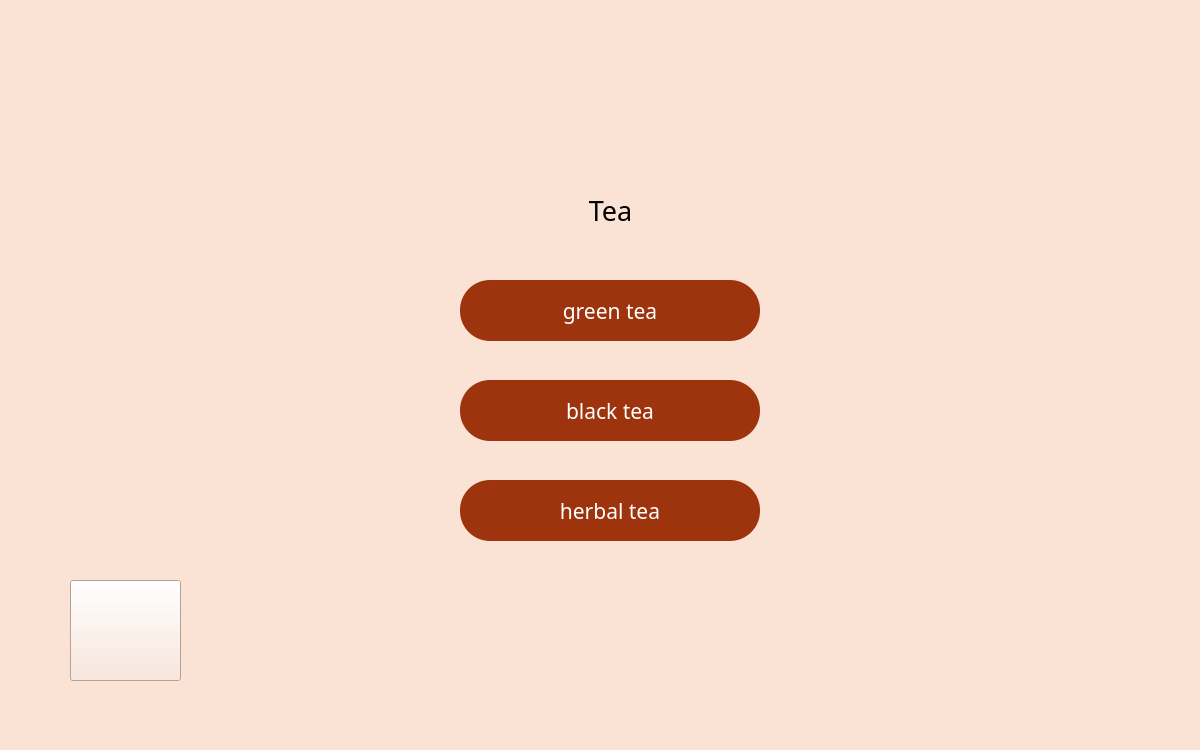
<?xml version="1.0" encoding="UTF-8"?>
<ui version="4.0">
 <class>MainWindow</class>
 <widget class="QMainWindow" name="MainWindow">
  <property name="geometry">
   <rect>
    <x>0</x>
    <y>0</y>
    <width>1200</width>
    <height>750</height>
   </rect>
  </property>
  <property name="windowTitle">
   <string>MainWindow</string>
  </property>
  <property name="styleSheet">
   <string notr="true">background-color: rgb(250, 226, 213);</string>
  </property>
  <widget class="QWidget" name="centralwidget">
   <widget class="QLabel" name="label">
    <property name="geometry">
     <rect>
      <x>10</x>
      <y>0</y>
      <width>331</width>
      <height>131</height>
     </rect>
    </property>
    <property name="styleSheet">
     <string notr="true">border-image: url(:/images/logo.png);</string>
    </property>
    <property name="text">
     <string/>
    </property>
   </widget>
   <widget class="QPushButton" name="button_greenTea">
    <property name="geometry">
     <rect>
      <x>460</x>
      <y>280</y>
      <width>300</width>
      <height>61</height>
     </rect>
    </property>
    <property name="font">
     <font>
      <family>더잠실 2 Light</family>
      <pointsize>16</pointsize>
     </font>
    </property>
    <property name="styleSheet">
     <string notr="true">border-radius: 30px;
background-color: rgb(157,52,13);
color:rgb(255,255,255);</string>
    </property>
    <property name="text">
     <string>green tea</string>
    </property>
   </widget>
   <widget class="QPushButton" name="button_blackTea">
    <property name="geometry">
     <rect>
      <x>460</x>
      <y>380</y>
      <width>300</width>
      <height>61</height>
     </rect>
    </property>
    <property name="font">
     <font>
      <family>더잠실 2 Light</family>
      <pointsize>16</pointsize>
     </font>
    </property>
    <property name="styleSheet">
     <string notr="true">border-radius: 30px;
background-color: rgb(157,52,13);
color:rgb(255,255,255);</string>
    </property>
    <property name="text">
     <string>black tea</string>
    </property>
   </widget>
   <widget class="QPushButton" name="button_herbalTea">
    <property name="geometry">
     <rect>
      <x>460</x>
      <y>480</y>
      <width>300</width>
      <height>61</height>
     </rect>
    </property>
    <property name="font">
     <font>
      <family>더잠실 2 Light</family>
      <pointsize>16</pointsize>
     </font>
    </property>
    <property name="styleSheet">
     <string notr="true">border-radius: 30px;
background-color: rgb(157,52,13);
color:rgb(255,255,255);</string>
    </property>
    <property name="text">
     <string>herbal tea</string>
    </property>
   </widget>
   <widget class="QLabel" name="label_2">
    <property name="geometry">
     <rect>
      <x>430</x>
      <y>180</y>
      <width>361</width>
      <height>61</height>
     </rect>
    </property>
    <property name="font">
     <font>
      <family>더잠실 4 Medium</family>
      <pointsize>20</pointsize>
      <weight>50</weight>
      <bold>false</bold>
     </font>
    </property>
    <property name="text">
     <string>Tea</string>
    </property>
    <property name="alignment">
     <set>Qt::AlignCenter</set>
    </property>
   </widget>
   <widget class="QPushButton" name="button_back">
    <property name="geometry">
     <rect>
      <x>70</x>
      <y>580</y>
      <width>111</width>
      <height>101</height>
     </rect>
    </property>
    <property name="styleSheet">
     <string notr="true">border-image: url(:/images/arrow.png);</string>
    </property>
    <property name="text">
     <string/>
    </property>
   </widget>
  </widget>
  <widget class="QMenuBar" name="menubar">
   <property name="geometry">
    <rect>
     <x>0</x>
     <y>0</y>
     <width>1200</width>
     <height>38</height>
    </rect>
   </property>
  </widget>
  <widget class="QStatusBar" name="statusbar"/>
 </widget>
 <resources>
  <include location="Resource_1.qrc"/>
 </resources>
 <connections/>
</ui>
